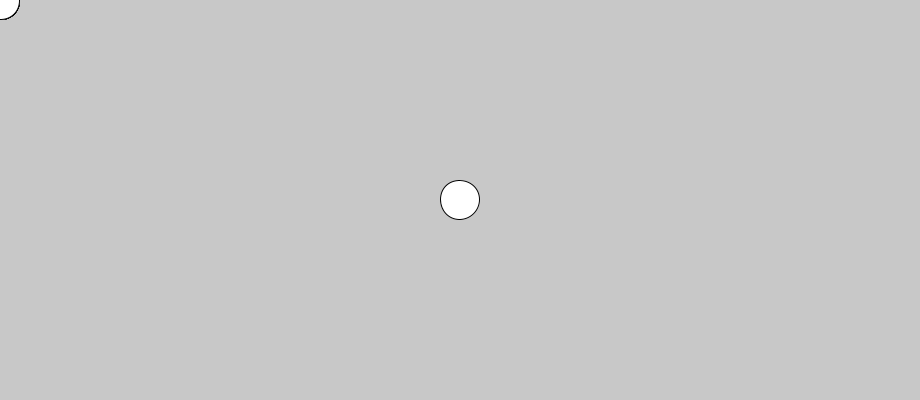
Frame 1 (no input)
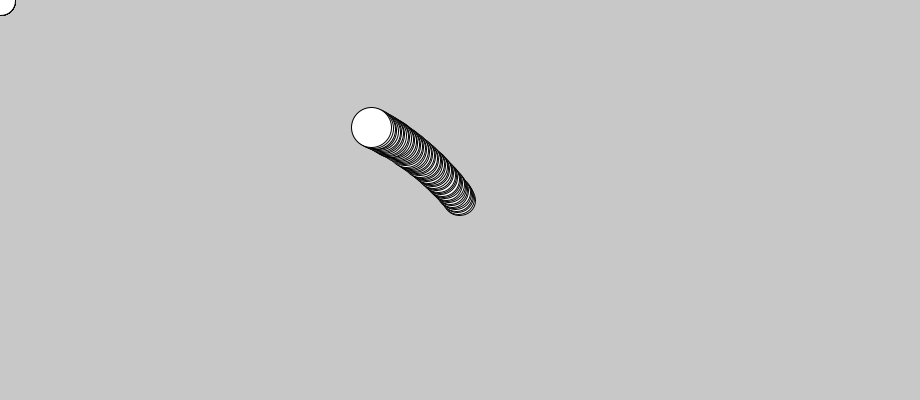
Frame 60 (the mouse pressed at the canvas centre just before this capture)
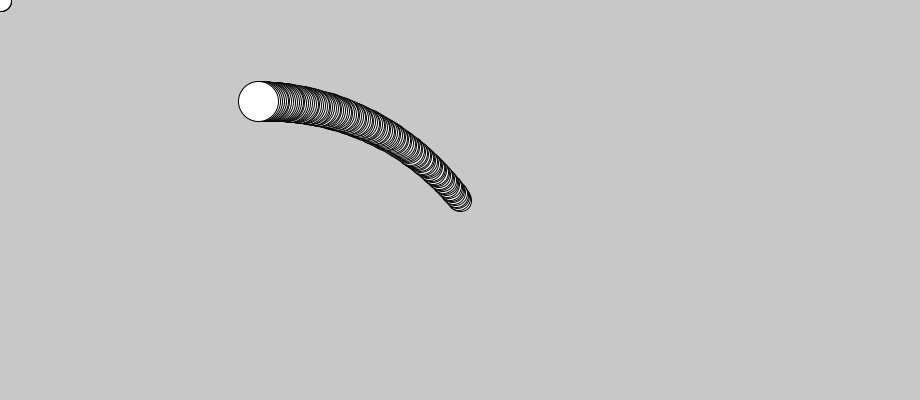
Frame 120 (the mouse held since frame 60 and released just before this capture)

The Processing sketch that drew these frames (run headless with seeded random() and noise(); from frame 60 on, the mouse is pressed at the canvas centre):

// Processing sketch: processing_49600
// ── processing_49600.pde

float x[],y[],dir,dirD,speed,rad,radD;
int stateCnt,num;

void setup() {
  size(920,400);

  num=280;
  x=new float[num];
  y=new float[num];

  newPoint(width/2,height/2);
  
  dir=random(360);
  rad=40;
  radD=(1-rad)/(float)num;
  
  initMove();  
}

void draw() {
  background(200);
  
  stateCnt--;
  if(stateCnt<0) initMove();
  
  dir+=dirD;
  newPoint(x[0]+cos(radians(dir))*speed,
    y[0]+sin(radians(dir))*speed);

  for(int i=num-1; i>0; i--) 
    ellipse(x[i],y[i], rad+radD*i,rad+radD*i);
}

void newPoint(float px,float py) {
  // check to see if the point is off-screen
  if(px<0) px=width;
  else if(px>width) px=0;
  if(py<0) py=height;
  else if(py>height) py=0;
  
  // move old values up the array
  for(int i=num-1; i>0; i--) {
    x[i]=x[i-1];
    y[i]=y[i-1];
  }
  
  // insert new point
  x[0]=px;
  y[0]=py;
}

void initMove() {
  if(dirD<0) dirD=random(0.25,1);
  else dirD=-random(0.25,1);
  
  speed=random(1,2);
  stateCnt=(int)random(100,2200);
}
